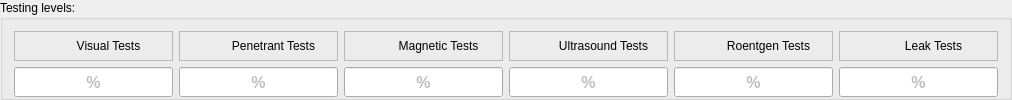
    <widget class="QGroupBox" name="testingLevelsGroupBox">
     <property name="styleSheet">
      <string notr="true">QLineEdit{
color: rgb(125, 125, 125);
border-bottom: 1px solid rgb(125, 125, 125);
font: 75 bold 12pt;
}</string>
     </property>
     <property name="title">
      <string>Testing levels: </string>
     </property>
     <property name="flat">
      <bool>true</bool>
     </property>
     <layout class="QGridLayout" name="gridLayout_3">
      <property name="bottomMargin">
       <number>0</number>
      </property>
      <item row="1" column="5">
       <widget class="MouseClearableLineEdit" name="ltLine">
        <property name="sizePolicy">
         <sizepolicy hsizetype="Preferred" vsizetype="Fixed">
          <horstretch>0</horstretch>
          <verstretch>0</verstretch>
         </sizepolicy>
        </property>
        <property name="minimumSize">
         <size>
          <width>150</width>
          <height>30</height>
         </size>
        </property>
        <property name="inputMask">
         <string/>
        </property>
        <property name="alignment">
         <set>Qt::AlignCenter</set>
        </property>
        <property name="placeholderText">
         <string>%</string>
        </property>
        <property name="clearButtonEnabled">
         <bool>false</bool>
        </property>
       </widget>
      </item>
      <item row="1" column="4">
       <widget class="MouseClearableLineEdit" name="rtLine">
        <property name="sizePolicy">
         <sizepolicy hsizetype="Preferred" vsizetype="Fixed">
          <horstretch>0</horstretch>
          <verstretch>0</verstretch>
         </sizepolicy>
        </property>
        <property name="minimumSize">
         <size>
          <width>150</width>
          <height>30</height>
         </size>
        </property>
        <property name="inputMask">
         <string/>
        </property>
        <property name="alignment">
         <set>Qt::AlignCenter</set>
        </property>
        <property name="placeholderText">
         <string>%</string>
        </property>
        <property name="clearButtonEnabled">
         <bool>false</bool>
        </property>
       </widget>
      </item>
      <item row="1" column="0">
       <widget class="MouseClearableLineEdit" name="vtLine">
        <property name="sizePolicy">
         <sizepolicy hsizetype="Preferred" vsizetype="Fixed">
          <horstretch>0</horstretch>
          <verstretch>0</verstretch>
         </sizepolicy>
        </property>
        <property name="minimumSize">
         <size>
          <width>150</width>
          <height>30</height>
         </size>
        </property>
        <property name="inputMask">
         <string/>
        </property>
        <property name="alignment">
         <set>Qt::AlignCenter</set>
        </property>
        <property name="placeholderText">
         <string>%</string>
        </property>
        <property name="clearButtonEnabled">
         <bool>false</bool>
        </property>
       </widget>
      </item>
      <item row="0" column="0">
       <widget class="QFrame" name="frame_8">
        <property name="frameShape">
         <enum>QFrame::StyledPanel</enum>
        </property>
        <property name="frameShadow">
         <enum>QFrame::Raised</enum>
        </property>
        <layout class="QHBoxLayout" name="horizontalLayout_4">
         <property name="spacing">
          <number>0</number>
         </property>
         <property name="leftMargin">
          <number>1</number>
         </property>
         <property name="topMargin">
          <number>1</number>
         </property>
         <property name="rightMargin">
          <number>1</number>
         </property>
         <property name="bottomMargin">
          <number>1</number>
         </property>
         <item>
          <widget class="QLabel" name="label_10">
           <property name="maximumSize">
            <size>
             <width>30</width>
             <height>30</height>
            </size>
           </property>
           <property name="text">
            <string/>
           </property>
           <property name="pixmap">
            <pixmap resource="../resources.qrc">:/Icons/Icons/testingMethodsIcon_vt.png</pixmap>
           </property>
           <property name="scaledContents">
            <bool>true</bool>
           </property>
           <property name="alignment">
            <set>Qt::AlignCenter</set>
           </property>
          </widget>
         </item>
         <item>
          <widget class="QLabel" name="label_27">
           <property name="text">
            <string>Visual Tests</string>
           </property>
           <property name="alignment">
            <set>Qt::AlignCenter</set>
           </property>
          </widget>
         </item>
        </layout>
       </widget>
      </item>
      <item row="1" column="1">
       <widget class="MouseClearableLineEdit" name="ptLine">
        <property name="sizePolicy">
         <sizepolicy hsizetype="Preferred" vsizetype="Fixed">
          <horstretch>0</horstretch>
          <verstretch>0</verstretch>
         </sizepolicy>
        </property>
        <property name="minimumSize">
         <size>
          <width>150</width>
          <height>30</height>
         </size>
        </property>
        <property name="inputMask">
         <string/>
        </property>
        <property name="alignment">
         <set>Qt::AlignCenter</set>
        </property>
        <property name="placeholderText">
         <string>%</string>
        </property>
        <property name="clearButtonEnabled">
         <bool>false</bool>
        </property>
       </widget>
      </item>
      <item row="0" column="3">
       <widget class="QFrame" name="frame_6">
        <property name="frameShape">
         <enum>QFrame::StyledPanel</enum>
        </property>
        <property name="frameShadow">
         <enum>QFrame::Raised</enum>
        </property>
        <layout class="QHBoxLayout" name="horizontalLayout_7">
         <property name="spacing">
          <number>0</number>
         </property>
         <property name="leftMargin">
          <number>1</number>
         </property>
         <property name="topMargin">
          <number>1</number>
         </property>
         <property name="rightMargin">
          <number>1</number>
         </property>
         <property name="bottomMargin">
          <number>1</number>
         </property>
         <item>
          <widget class="QLabel" name="label_30">
           <property name="maximumSize">
            <size>
             <width>30</width>
             <height>30</height>
            </size>
           </property>
           <property name="text">
            <string/>
           </property>
           <property name="pixmap">
            <pixmap resource="../resources.qrc">:/Icons/Icons/testingMethodsIcon_ut.png</pixmap>
           </property>
           <property name="scaledContents">
            <bool>true</bool>
           </property>
          </widget>
         </item>
         <item>
          <widget class="QLabel" name="label_13">
           <property name="text">
            <string>Ultrasound Tests</string>
           </property>
           <property name="alignment">
            <set>Qt::AlignCenter</set>
           </property>
          </widget>
         </item>
        </layout>
       </widget>
      </item>
      <item row="0" column="5">
       <widget class="QFrame" name="frame_9">
        <property name="frameShape">
         <enum>QFrame::StyledPanel</enum>
        </property>
        <property name="frameShadow">
         <enum>QFrame::Raised</enum>
        </property>
        <layout class="QHBoxLayout" name="horizontalLayout_9">
         <property name="spacing">
          <number>0</number>
         </property>
         <property name="leftMargin">
          <number>1</number>
         </property>
         <property name="topMargin">
          <number>1</number>
         </property>
         <property name="rightMargin">
          <number>1</number>
         </property>
         <property name="bottomMargin">
          <number>1</number>
         </property>
         <item>
          <widget class="QLabel" name="label_32">
           <property name="maximumSize">
            <size>
             <width>30</width>
             <height>30</height>
            </size>
           </property>
           <property name="text">
            <string/>
           </property>
           <property name="pixmap">
            <pixmap resource="../resources.qrc">:/Icons/Icons/testingMethodsIcon_lt.png</pixmap>
           </property>
           <property name="scaledContents">
            <bool>true</bool>
           </property>
          </widget>
         </item>
         <item>
          <widget class="QLabel" name="label_15">
           <property name="text">
            <string>Leak Tests</string>
           </property>
           <property name="alignment">
            <set>Qt::AlignCenter</set>
           </property>
          </widget>
         </item>
        </layout>
       </widget>
      </item>
      <item row="0" column="2">
       <widget class="QFrame" name="frame_5">
        <property name="frameShape">
         <enum>QFrame::StyledPanel</enum>
        </property>
        <property name="frameShadow">
         <enum>QFrame::Raised</enum>
        </property>
        <layout class="QHBoxLayout" name="horizontalLayout_6">
         <property name="spacing">
          <number>0</number>
         </property>
         <property name="leftMargin">
          <number>1</number>
         </property>
         <property name="topMargin">
          <number>1</number>
         </property>
         <property name="rightMargin">
          <number>1</number>
         </property>
         <property name="bottomMargin">
          <number>1</number>
         </property>
         <item>
          <widget class="QLabel" name="label_29">
           <property name="maximumSize">
            <size>
             <width>30</width>
             <height>30</height>
            </size>
           </property>
           <property name="text">
            <string/>
           </property>
           <property name="pixmap">
            <pixmap resource="../resources.qrc">:/Icons/Icons/testingMethodsIcon_mt.png</pixmap>
           </property>
           <property name="scaledContents">
            <bool>true</bool>
           </property>
          </widget>
         </item>
         <item>
          <widget class="QLabel" name="label_12">
           <property name="text">
            <string>Magnetic Tests</string>
           </property>
           <property name="alignment">
            <set>Qt::AlignCenter</set>
           </property>
          </widget>
         </item>
        </layout>
       </widget>
      </item>
      <item row="1" column="2">
       <widget class="MouseClearableLineEdit" name="mtLine">
        <property name="sizePolicy">
         <sizepolicy hsizetype="Preferred" vsizetype="Fixed">
          <horstretch>0</horstretch>
          <verstretch>0</verstretch>
         </sizepolicy>
        </property>
        <property name="minimumSize">
         <size>
          <width>150</width>
          <height>30</height>
         </size>
        </property>
        <property name="inputMask">
         <string/>
        </property>
        <property name="alignment">
         <set>Qt::AlignCenter</set>
        </property>
        <property name="placeholderText">
         <string>%</string>
        </property>
        <property name="clearButtonEnabled">
         <bool>false</bool>
        </property>
       </widget>
      </item>
      <item row="0" column="4">
       <widget class="QFrame" name="frame_7">
        <property name="frameShape">
         <enum>QFrame::StyledPanel</enum>
        </property>
        <property name="frameShadow">
         <enum>QFrame::Raised</enum>
        </property>
        <layout class="QHBoxLayout" name="horizontalLayout_8">
         <property name="spacing">
          <number>0</number>
         </property>
         <property name="leftMargin">
          <number>1</number>
         </property>
         <property name="topMargin">
          <number>1</number>
         </property>
         <property name="rightMargin">
          <number>1</number>
         </property>
         <property name="bottomMargin">
          <number>1</number>
         </property>
         <item>
          <widget class="QLabel" name="label_31">
           <property name="maximumSize">
            <size>
             <width>30</width>
             <height>30</height>
            </size>
           </property>
           <property name="text">
            <string/>
           </property>
           <property name="pixmap">
            <pixmap resource="../resources.qrc">:/Icons/Icons/testingMethodsIcon_rt.png</pixmap>
           </property>
           <property name="scaledContents">
            <bool>true</bool>
           </property>
          </widget>
         </item>
         <item>
          <widget class="QLabel" name="label_14">
           <property name="text">
            <string>Roentgen Tests</string>
           </property>
           <property name="alignment">
            <set>Qt::AlignCenter</set>
           </property>
          </widget>
         </item>
        </layout>
       </widget>
      </item>
      <item row="1" column="3">
       <widget class="MouseClearableLineEdit" name="utLine">
        <property name="sizePolicy">
         <sizepolicy hsizetype="Preferred" vsizetype="Fixed">
          <horstretch>0</horstretch>
          <verstretch>0</verstretch>
         </sizepolicy>
        </property>
        <property name="minimumSize">
         <size>
          <width>150</width>
          <height>30</height>
         </size>
        </property>
        <property name="inputMask">
         <string/>
        </property>
        <property name="alignment">
         <set>Qt::AlignCenter</set>
        </property>
        <property name="placeholderText">
         <string>%</string>
        </property>
        <property name="clearButtonEnabled">
         <bool>false</bool>
        </property>
       </widget>
      </item>
      <item row="0" column="1">
       <widget class="QFrame" name="frame_4">
        <property name="frameShape">
         <enum>QFrame::StyledPanel</enum>
        </property>
        <property name="frameShadow">
         <enum>QFrame::Raised</enum>
        </property>
        <layout class="QHBoxLayout" name="horizontalLayout_5">
         <property name="spacing">
          <number>0</number>
         </property>
         <property name="leftMargin">
          <number>1</number>
         </property>
         <property name="topMargin">
          <number>1</number>
         </property>
         <property name="rightMargin">
          <number>1</number>
         </property>
         <property name="bottomMargin">
          <number>1</number>
         </property>
         <item>
          <widget class="QLabel" name="label_28">
           <property name="maximumSize">
            <size>
             <width>30</width>
             <height>30</height>
            </size>
           </property>
           <property name="text">
            <string/>
           </property>
           <property name="pixmap">
            <pixmap resource="../resources.qrc">:/Icons/Icons/testingMethodsIcon_pt.png</pixmap>
           </property>
           <property name="scaledContents">
            <bool>true</bool>
           </property>
          </widget>
         </item>
         <item>
          <widget class="QLabel" name="label_11">
           <property name="text">
            <string>Penetrant Tests</string>
           </property>
           <property name="alignment">
            <set>Qt::AlignCenter</set>
           </property>
          </widget>
         </item>
        </layout>
       </widget>
      </item>
     </layout>
    </widget>
